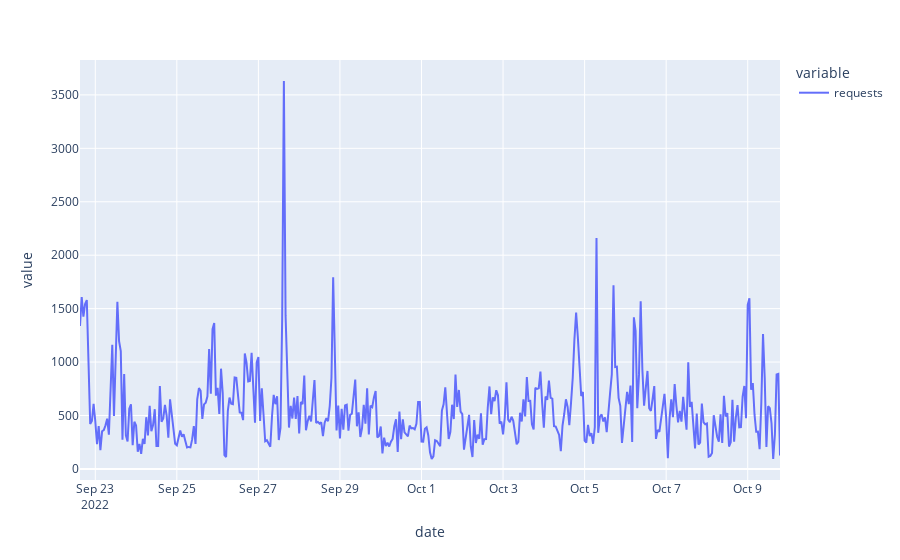

Notebook code for this chart:
### Code cell
requesthourdf.requests.plot()

### Figure 1 — Plotly figure (JSON) as saved in the notebook; plotly's stock layout.template omitted (floating-point values rounded to 4 significant figures; data arrays with more than 128 entries replaced by an {"elided": "..."} marker saying what was removed)
{"data": [{"hovertemplate": "variable=requests<br>date=%{x}<br>value=%{y}<extra></extra>", "legendgroup": "requests", "line": {"color": "#636efa", "dash": "solid"}, "marker": {"symbol": "circle"}, "mode": "lines", "name": "requests", "orientation": "v", "showlegend": true, "type": "scatter", "x": {"elided": "413 str values"}, "xaxis": "x", "y": {"elided": "413 int values"}, "yaxis": "y"}], "layout": {"legend": {"title": {"text": "variable"}, "tracegroupgap": 0}, "margin": {"t": 60}, "xaxis": {"anchor": "y", "domain": [0, 1], "title": {"text": "date"}}, "yaxis": {"anchor": "x", "domain": [0, 1], "title": {"text": "value"}}}}
